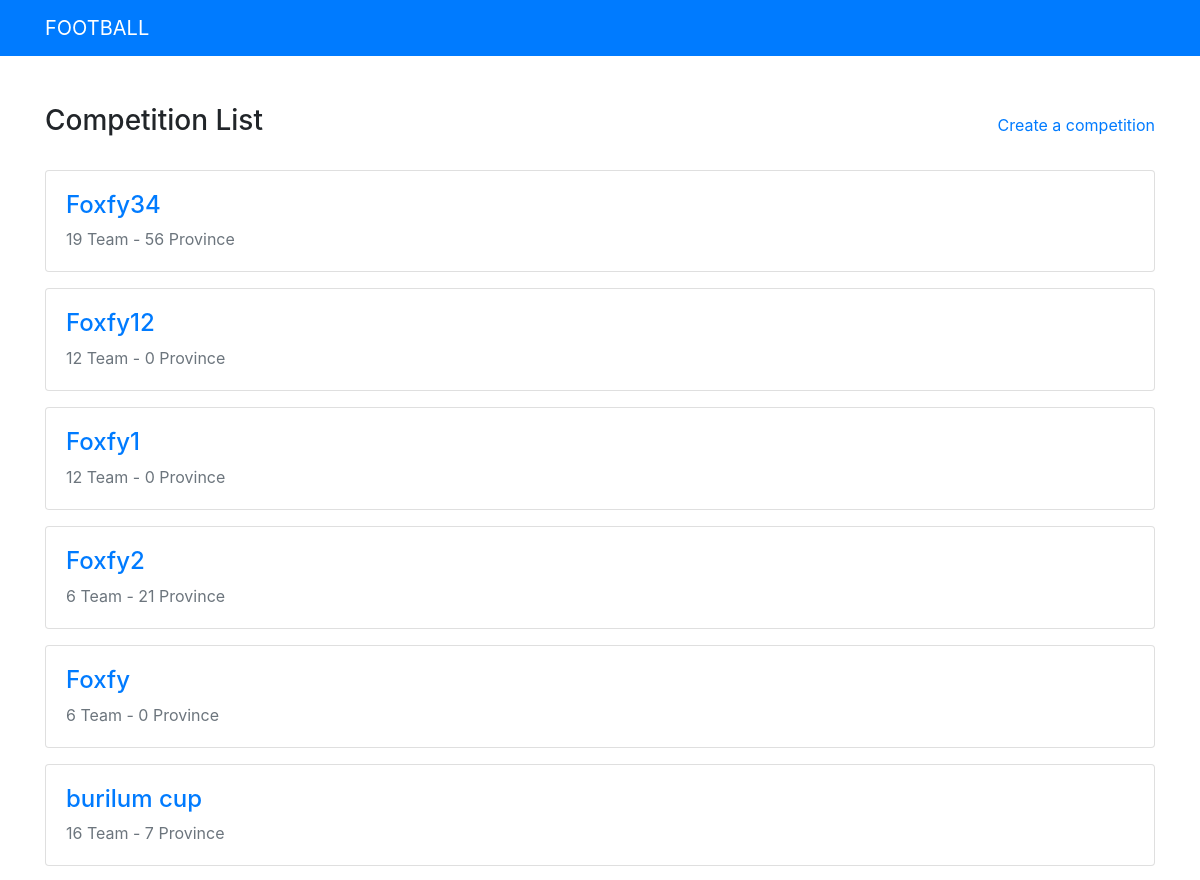
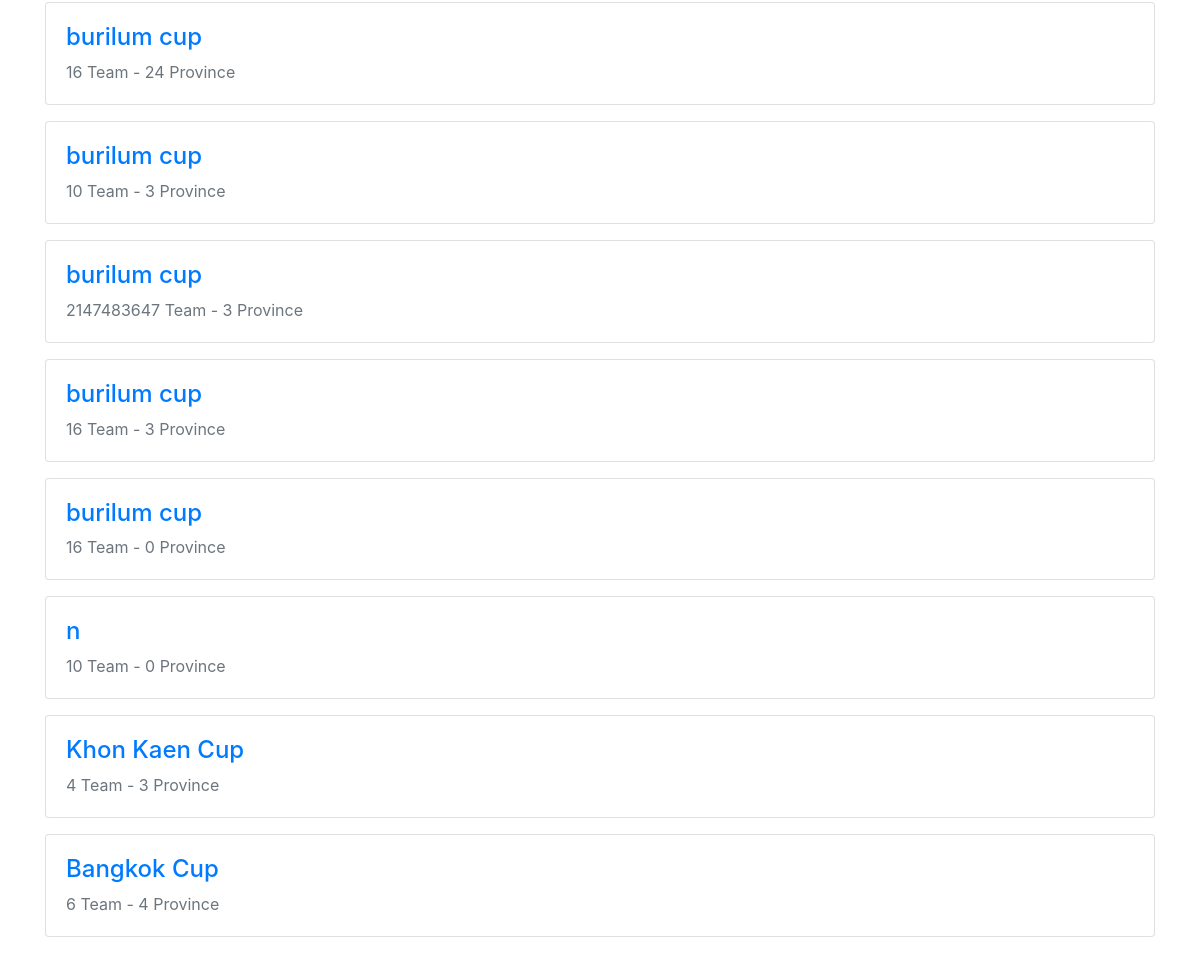
The page /test1/index.php on the database its author committed (2 pictures, top to bottom).
### tables this page shows
CREATE TABLE `compitition` (
  `id` int(10) UNSIGNED NOT NULL,
  `name` varchar(50) NOT NULL,
  `slug` varchar(50) NOT NULL,
  `max_teams` int(11) NOT NULL,
  `banner` varchar(100) NOT NULL
);

### test1/index.php (the view, shortened to what this page needs)
<?php
	include("connect.php");
?>
<!DOCTYPE html>
<html lang="en">
  <head>
	<link href="css/bootstrap-4.4.1.css" rel="stylesheet">
  </head>
  <body>
	  <nav class="navbar navbar-expand-lg navbar-dark bg-primary">
		  <div class="container">
		  	<a class="navbar-brand" href="index.php">FOOTBALL</a>
		  </div>
	  </nav>
	  <main class="container py-5">
		  <header class="mb-4 d-flex align-items-center justify-content-between">
			  <h3>Competition List</h3>
			  <a href="create.php">Create a competition</a>
		  </header>
<?php
		  $sql = "select c.* , count(ap.province_id) as count_province
        from compitition c
        left join allowed_province ap on c.id = ap.compitition_id
        group by c.id
        order by c.id desc";
		  $result = mysqli_query($link,$sql);
		  while( $row = mysqli_fetch_array($result))
		  {
?>
		  <section>
			  <a href="detail.php?competition_slug=<?=$row['slug']?>">
				  <article class="competition-box card mb-3">
					  <div class="card-body">
						  <h4><?=$row['name']?></h4>
						  <p class="text-muted mb-0"><?=$row['max_teams']?> Team -
                                <?=$row['count_province']?>    Province</p>
					  </div>
				  </article>
			  </a>
		  </section>
<?php
		  }
?>
	  </main>
  </body>
</html>

### rows shown on the page
compitition: name "Foxfy34", max_teams "19", count_province "56"
compitition: name "Foxfy12", max_teams "12", count_province "0"
compitition: name "Foxfy1", max_teams "12", count_province "0"
compitition: name "Foxfy2", max_teams "6", count_province "21"
compitition: name "Foxfy", max_teams "6", count_province "0"
compitition: name "burilum cup", max_teams "16", count_province "7"
compitition: name "burilum cup", max_teams "16", count_province "24"
compitition: name "burilum cup", max_teams "10", count_province "3"
compitition: name "burilum cup", max_teams "2147483647", count_province "3"
compitition: name "burilum cup", max_teams "16", count_province "3"
compitition: name "burilum cup", max_teams "16", count_province "0"
compitition: name "n", max_teams "10", count_province "0"
compitition: name "Khon Kaen Cup", max_teams "4", count_province "3"
compitition: name "Bangkok Cup", max_teams "6", count_province "4"
